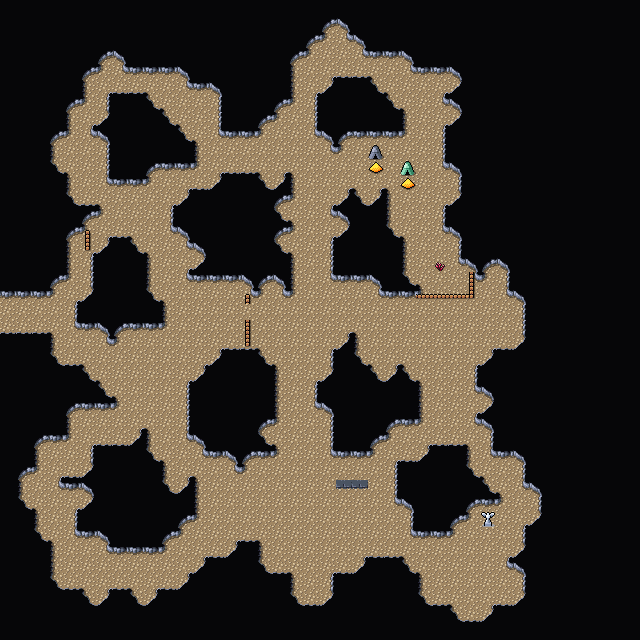

A level layout from a 2D game, rendered from its tile map. Below: a short description, then the map file with tile-grid data replaced by summaries:
An orthogonal 40x40 tile map with 16x16 px tiles, 3 tile layers (Background, Walls, Clutter), 2 tilesets and 12 objects.

<map version="1.10" tiledversion="1.10.1" orientation="orthogonal" renderorder="right-down" width="40" height="40" tilewidth="16" tileheight="16" infinite="0" nextlayerid="8" nextobjectid="73">
 <editorsettings>
  <export target="wastetown..tmx" format="tmx" />
 </editorsettings>
 <tileset firstgid="1" source="../../../../common/maps/tileset/main.tsx" />
 <tileset firstgid="10113" source="../../../../common/maps/tileset/buildings.tsx" />
 <layer id="1" name="Background" width="40" height="40">
  <data>[1600 cells, 1600 non-empty, 1 distinct tile ids]</data>
 </layer>
 <layer id="2" name="Walls" width="40" height="40">
  <data>[1600 cells, 1316 non-empty, 20 distinct tile ids]</data>
 </layer>
 <layer id="7" name="Clutter" width="40" height="40">
  <data>[1600 cells, 15 non-empty, 9 distinct tile ids]</data>
 </layer>
 <objectgroup id="4" name="Objects">
  <object id="61" template="../../../../common/maps/obj/door_right.tx" x="2.95097" y="319.688">
   <properties>
    <property name="teleport" value="../common/maps/map/cave/cave_multilevel_4/cave_23A9.tmx" />
    <property name="teleportObjectId" value="60" />
   </properties>
  </object>
  <object id="62" template="../../obj/treasure.tx" x="464.667" y="619.333" />
  <object id="63" template="../../obj/treasure.tx" x="503.333" y="594.667" />
  <object id="64" template="../../../../common/maps/obj/gold.tx" x="484.667" y="603.667" />
  <object id="65" template="../../../../common/maps/obj/gold.tx" x="435" y="604.667" />
  <object id="66" template="../../../../common/maps/obj/enemy.tx" x="410.333" y="558.333">
   <properties>
    <property name="enemy" value="Gorgon" />
   </properties>
  </object>
  <object id="67" template="../../../../common/maps/obj/enemy.tx" x="503.667" y="498.667">
   <properties>
    <property name="enemy" value="Gorgon" />
   </properties>
  </object>
  <object id="68" template="../../../../common/maps/obj/enemy.tx" x="461" y="441.667">
   <properties>
    <property name="enemy" value="Snake" />
   </properties>
  </object>
  <object id="69" template="../../../../common/maps/obj/enemy.tx" x="390.333" y="547.333">
   <properties>
    <property name="enemy" value="Gorgon" />
   </properties>
  </object>
  <object id="70" template="../../../../common/maps/obj/enemy.tx" x="378.333" y="457.333">
   <properties>
    <property name="enemy" value="Gargoyle" />
   </properties>
  </object>
  <object id="71" template="../../../../common/maps/obj/enemy.tx" x="404.333" y="444.667">
   <properties>
    <property name="enemy" value="Gargoyle" />
   </properties>
  </object>
  <object id="72" template="../../../../common/maps/obj/enemy.tx" x="304.667" y="601">
   <properties>
    <property name="enemy" value="Gargoyle" />
   </properties>
  </object>
 </objectgroup>
</map>
